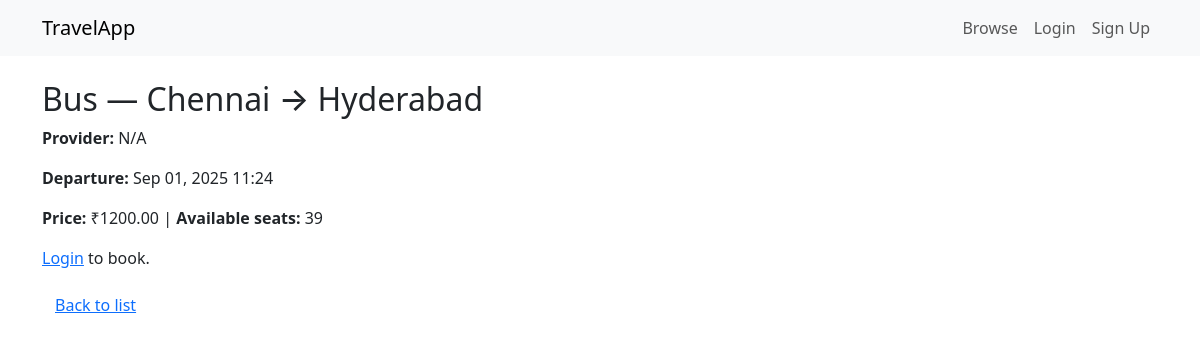
/options/3/, run on the app's committed database.
### bookings/models.py (models this page shows, shortened)
class TravelOption(models.Model):
    TRAVEL_TYPES = [
        ("Flight", "Flight"),
        ("Train", "Train"),
        ("Bus", "Bus"),
    ]
    available_seats = models.IntegerField(default=0)
    travel_type = models.CharField(max_length=20, choices=TRAVEL_TYPES)
    source = models.CharField(max_length=100)
    destination = models.CharField(max_length=100)
    depart_datetime = models.DateTimeField()
    price = models.DecimalField(max_digits=10, decimal_places=2)

### bookings/views.py (the view)
# urls.py: path('options/<int:pk>/', views.travel_detail, name='travel_detail'),
def travel_detail(request, pk):
    travel = get_object_or_404(TravelOption, pk=pk)
    return render(request, 'travel_detail.html', {'travel': travel})

### bookings/templates/travel_detail.html
{% extends "base.html" %}
{% block content %}
<h2>{{ travel.get_travel_type_display }} — {{ travel.source }} → {{ travel.destination }}</h2>
<p><strong>Provider:</strong> {{ travel.provider|default:"N/A" }}</p>
<p><strong>Departure:</strong> {{ travel.depart_datetime|date:"M d, Y H:i" }}</p>
<p><strong>Price:</strong> ₹{{ travel.price }} | <strong>Available seats:</strong> {{ travel.available_seats }}</p>
{% if user.is_authenticated %}
  <a href="{% url 'book_travel' travel.pk %}" class="btn btn-success {% if travel.available_seats == 0 %}disabled{% endif %}">Book Now</a>
{% else %}
  <p><a href="{% url 'login' %}">Login</a> to book.</p>
{% endif %}
<a href="{% url 'travel_list' %}" class="btn btn-link">Back to list</a>
{% endblock %}

### data on the page
TravelOption: travel_type "Bus", source "Chennai", destination "Hyderabad", depart_datetime "Sep 01, 2025 11:24", price "1200.00", available_seats "39"

### other printed values
{{ travel.provider|default:"N/A" }} "N/A"
